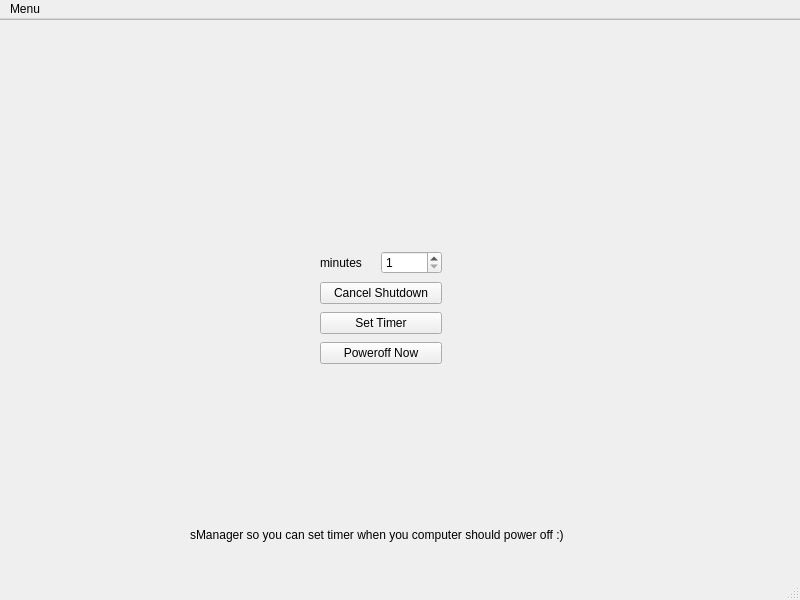
<?xml version="1.0" encoding="UTF-8"?>
<ui version="4.0">
 <class>MainWindow</class>
 <widget class="QMainWindow" name="MainWindow">
  <property name="geometry">
   <rect>
    <x>0</x>
    <y>0</y>
    <width>800</width>
    <height>600</height>
   </rect>
  </property>
  <property name="minimumSize">
   <size>
    <width>800</width>
    <height>600</height>
   </size>
  </property>
  <property name="maximumSize">
   <size>
    <width>800</width>
    <height>600</height>
   </size>
  </property>
  <property name="windowTitle">
   <string>Smanager</string>
  </property>
  <widget class="QWidget" name="centralwidget">
   <widget class="QFrame" name="frame">
    <property name="geometry">
     <rect>
      <x>-20</x>
      <y>0</y>
      <width>851</width>
      <height>581</height>
     </rect>
    </property>
    <property name="frameShape">
     <enum>QFrame::StyledPanel</enum>
    </property>
    <property name="frameShadow">
     <enum>QFrame::Raised</enum>
    </property>
    <widget class="QLabel" name="info_txt">
     <property name="geometry">
      <rect>
       <x>210</x>
       <y>500</y>
       <width>421</width>
       <height>31</height>
      </rect>
     </property>
     <property name="text">
      <string>sManager so you can set timer when you computer should power off :)</string>
     </property>
    </widget>
    <widget class="QWidget" name="verticalLayoutWidget">
     <property name="geometry">
      <rect>
       <x>340</x>
       <y>230</y>
       <width>122</width>
       <height>118</height>
      </rect>
     </property>
     <layout class="QVBoxLayout" name="verticalLayout">
      <item>
       <layout class="QHBoxLayout" name="horizontalLayout">
        <item>
         <widget class="QLabel" name="label">
          <property name="text">
           <string>minutes</string>
          </property>
         </widget>
        </item>
        <item>
         <widget class="QSpinBox" name="seconds">
          <property name="minimum">
           <number>1</number>
          </property>
          <property name="maximum">
           <number>10000</number>
          </property>
         </widget>
        </item>
       </layout>
      </item>
      <item>
       <widget class="QPushButton" name="btn_cancel_timer_2">
        <property name="text">
         <string>Cancel Shutdown</string>
        </property>
       </widget>
      </item>
      <item>
       <widget class="QPushButton" name="btn_set_timer">
        <property name="text">
         <string>Set Timer</string>
        </property>
       </widget>
      </item>
      <item>
       <widget class="QPushButton" name="btn_set_timer_2">
        <property name="text">
         <string>Poweroff Now</string>
        </property>
       </widget>
      </item>
     </layout>
    </widget>
    <widget class="QLabel" name="cnfrm_txt">
     <property name="geometry">
      <rect>
       <x>20</x>
       <y>420</y>
       <width>801</width>
       <height>21</height>
      </rect>
     </property>
     <property name="text">
      <string/>
     </property>
     <property name="alignment">
      <set>Qt::AlignCenter</set>
     </property>
    </widget>
   </widget>
  </widget>
  <widget class="QMenuBar" name="menubar">
   <property name="geometry">
    <rect>
     <x>0</x>
     <y>0</y>
     <width>800</width>
     <height>21</height>
    </rect>
   </property>
   <widget class="QMenu" name="menuMenu">
    <property name="title">
     <string>Menu</string>
    </property>
    <addaction name="actionQuit"/>
    <addaction name="actionRestart"/>
    <addaction name="actionAbout"/>
   </widget>
   <addaction name="menuMenu"/>
  </widget>
  <widget class="QStatusBar" name="statusbar"/>
  <action name="actionQuit">
   <property name="text">
    <string>Quit</string>
   </property>
  </action>
  <action name="actionRestart">
   <property name="text">
    <string>Restart</string>
   </property>
  </action>
  <action name="actionAbout">
   <property name="text">
    <string>About</string>
   </property>
  </action>
 </widget>
 <resources/>
 <connections/>
</ui>
